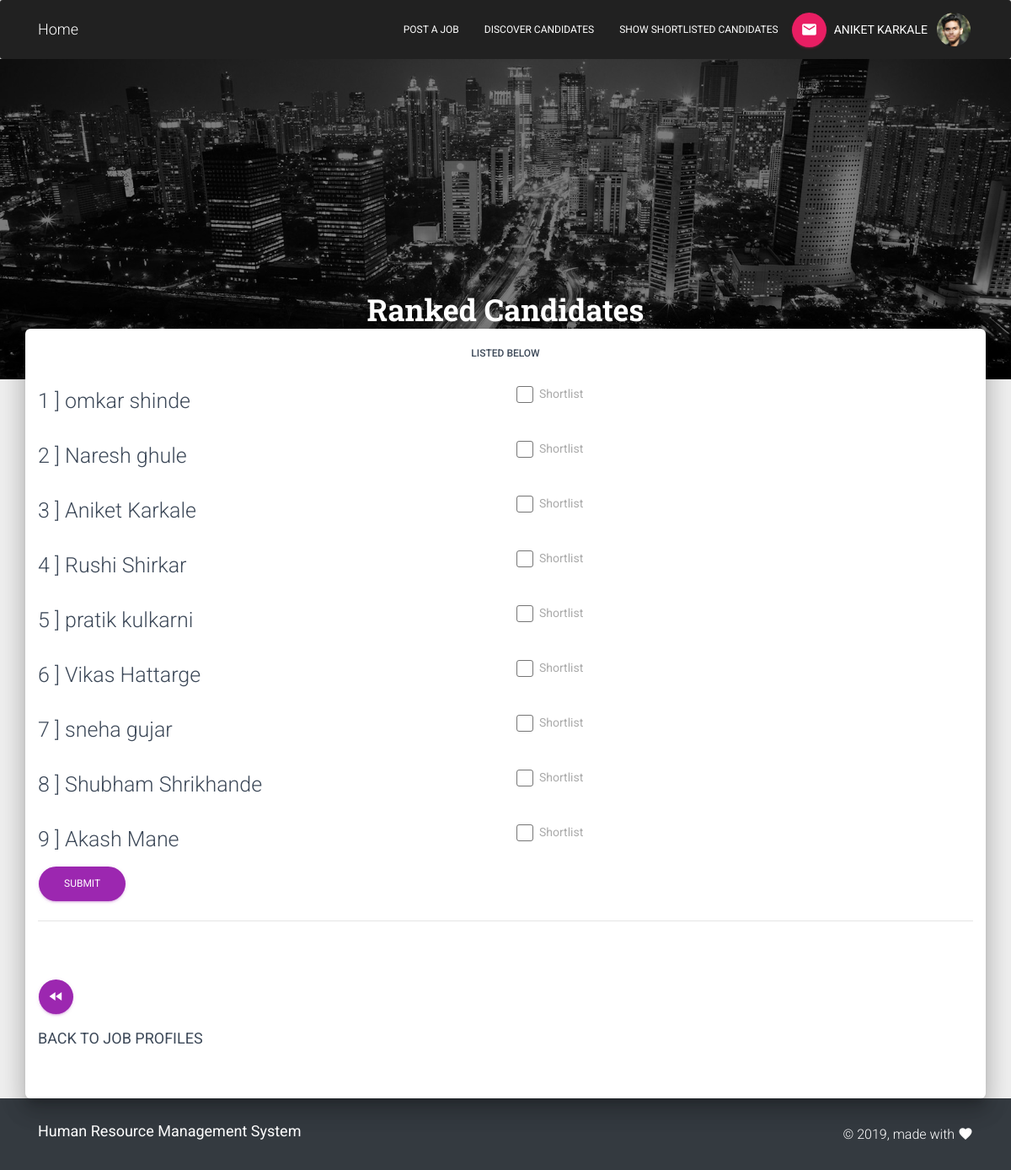
Page /examples/Ranked.php?id=17&job=1234 (signed in) on the committed database.
### tables this page shows
CREATE TABLE `hr` (
  `id` int(11) NOT NULL,
  `firstname` varchar(100) NOT NULL,
  `lastname` varchar(100) NOT NULL,
  `email_id` varchar(100) NOT NULL,
  `password` varchar(100) NOT NULL,
  `img` blob NOT NULL
);

CREATE TABLE `jobapplication` (
  `id` int(11) NOT NULL,
  `firstname` varchar(30) NOT NULL,
  `lastname` varchar(30) NOT NULL,
  `email_id` varchar(40) NOT NULL,
  `password` varchar(100) NOT NULL,
  `img` longblob NOT NULL,
  `dob` date NOT NULL,
  `marital_status` varchar(10) NOT NULL,
  `gender` varchar(20) NOT NULL,
  `contact_no` varchar(20) NOT NULL,
  `alt_contact_no` varchar(20) NOT NULL,
  `present_address` varchar(100) NOT NULL,
  `current_state` varchar(30) NOT NULL,
  `careerobj` varchar(200) NOT NULL,
  `qualification` varchar(10) NOT NULL,
  `special_skill` varchar(50) NOT NULL,
  `ten_passing_year` int(10) NOT NULL,
  `ten_school_name` varchar(100) NOT NULL,
  `ten_board_name` varchar(20) NOT NULL,
  `ten_percentage` double NOT NULL,
  `tew_dip` varchar(10) NOT NULL,
  `tew_dip_passing_year` int(10) NOT NULL,
  `tew_dip_college_name` varchar(100) NOT NULL,
  `tew_dip_board_name` varchar(50) NOT NULL,
  `tewdip_percentage` double NOT NULL,
  `btech_mtech` varchar(10) NOT NULL,
  `btech_mtech_passing_year` int(10) NOT NULL,
  `btech_mtech_college` varchar(100) NOT NULL,
  `btech_mtech_university` varchar(50) NOT NULL,
  `btech_mtech_percentage` double NOT NULL,
  `lang` varchar(5000) NOT NULL,
  `resume` longblob NOT NULL,
  `tech_skill` varchar(5000) NOT NULL,
  `rate` varchar(100) NOT NULL,
  `os` varchar(5000) NOT NULL,
  `certificate` varchar(5000) NOT NULL,
  `training` varchar(5000) NOT NULL,
  `area_interest` varchar(100) NOT NULL,
  `project_name` varchar(5000) NOT NULL,
  `project_duration` varchar(1000) NOT NULL,
  `project_role` varchar(5000) NOT NULL,
  `project_description` varchar(5000) NOT NULL,
  `fresh_expn` varchar(20) NOT NULL,
  `company_name` varchar(5000) NOT NULL,
  `start_date` varchar(5000) NOT NULL,
  `end_date` varchar(5000) NOT NULL,
  `job_tiitle` varchar(5000) NOT NULL,
  `job_description` varchar(3000) NOT NULL,
  `mcq_score` int(20) NOT NULL,
  `attempt` int(10) NOT NULL
);

CREATE TABLE `job_posts` (
  `id` int(11) NOT NULL,
  `company_id` varchar(30) DEFAULT NULL,
  `company_name` varchar(100) NOT NULL,
  `posted_by` varchar(100) NOT NULL,
  `job_code` varchar(10) NOT NULL,
  `priority` enum('Urgent - Immediate','Urgent -1 Week','Urgent - 2 Weeks','Urgent - 4 Weeks','General - Urgent','Unspecified') NOT NULL,
  `hr_email_id` varchar(100) NOT NULL,
  `fax` varchar(15) NOT NULL,
  `telephone` varchar(20) NOT NULL,
  `start_date` date DEFAULT NULL,
  `end_date` date DEFAULT NULL,
  `job_title` varchar(200) NOT NULL,
  `job_type` enum('Permanent','Contract','Temporary','Internship') NOT NULL,
  `job_location` varchar(50) NOT NULL,
  `job_region` varchar(100) DEFAULT NULL,
  `post_date` date DEFAULT NULL,
  `job_description` text NOT NULL,
  `key_responsibilities` text NOT NULL,
  `salary_min` varchar(30) DEFAULT NULL,
  `salary_max` varchar(30) DEFAULT NULL,
  `job_domain` varchar(255) DEFAULT NULL,
  `experience_min` varchar(50) DEFAULT NULL,
  `experience_max` varchar(50) DEFAULT NULL,
  `applicable_for` enum('fresher','experienced') NOT NULL,
  `expected_joining_date` date DEFAULT NULL,
  `skills_required` text,
  `application_email` varchar(100) DEFAULT NULL,
  `closing_date` date DEFAULT NULL,
  `action_summary` text,
  `last_action_date` datetime DEFAULT NULL,
  `candidate_list` text,
  `viewed_list` text,
  `selected_list` text
);

### examples/Ranked.php (the view, shortened to what this page needs)
<?php
 	  $servername = "localhost";
      $username = "root";
      $password = "";
      $dbname = "hrmdss";
      $conn = new mysqli($servername, $username, $password, $dbname);
if(!isset($_SESSION["hruser"]))
   {
    header('location:home.html');
   }
   elseif((time() - $_SESSION['utime'])>=1000)
   {
     header('location:logout.php');
   }
   else
   {
     $user1=$_SESSION["hruser"];
     $sql="SELECT * FROM hr where email_id='$user1'";
     $result = $conn->query($sql);
        if ($result->num_rows > 0)
          {
            $row = $result->fetch_assoc();
          }
          $name=$row['firstname']." ".$row['lastname'];
          $img=$row['img'];
}
?>
<!DOCTYPE html>
<html lang="en">
<head>
  <link rel="stylesheet" href="https://maxcdn.bootstrapcdn.com/font-awesome/latest/css/font-awesome.min.css">
  <link href="../assets/css/material-kit.css?v=2.0.5" rel="stylesheet" />
  <link href="../assets/demo/demo.css" rel="stylesheet" />
</head>
<body class="profile-page sidebar-collapse">
    <nav class="navbar navbar-inverse navbar-expand-lg bg-dark mb-0" role="navigation-demo">
            <div class="container">
              <div class="navbar-translate">
                <a class="navbar-brand" href="hrhome.php">Home</a>
              </div>
              <div class="collapse navbar-collapse">
                <ul class="navbar-nav ml-auto">
                  <li class="nav-item">
                    <a href="job post/job.php" class="nav-link">
                      Post A Job
                    </a>
                  </li>
                  <li class="nav-item">
                    <a href="discover.php" class="nav-link">
                      Discover Candidates
                    </a>
                  </li>
                  <li class="nav-item">
                    <a href="shortlist.php" class="nav-link">
                      Show shortlisted candidates
                    </a>
                  </li>
                  <li class="nav-item">
                    <a href="" class="btn btn-rose btn-raised btn-fab btn-round" data-toggle="dropdown">
                      <i class="material-icons">email</i>
                    </a>
                  </li>
                   <li class="nav-item nav-link">
                    <?php echo $name; ?>
                  </li>
                  <li class="dropdown nav-item">
                    <a href="" class="profile-photo dropdown-toggle nav-link" data-toggle="dropdown">
                      <div class="profile-photo-small">
                        <img src="img/<?php echo $img;?>" alt="Circle Image" class="rounded-circle img-fluid">
                      </div>
                    </a>
                  </li>
                </ul>
              </div>
            </div>
          </nav>
  <div class="page-header header-filter" data-parallax="true" style="background-image: url('../assets/img/city-profile.jpg');"></div>
  <div class="main main-raised">
    <div class="profile-content">
      <div class="container">
        <div class="row">
          <div class="col-md-12 ml-auto mr-auto">
            <div class="profile">
              <div class="name">
                <h2 class="title text-white">Ranked Candidates</h2>
                <h6>Listed Below</h6>
               </div>
           </div>
<?php
$con=mysqli_connect("localhost","root","","hrmdss");
$sql1="Select * from jobapplication";
if ($result=mysqli_query($GLOBALS['con'],$GLOBALS['sql']))
{
  			while ($fieldinfo=mysqli_fetch_array($result))
    		{
					if ($result1=mysqli_query($con,$sql1))
					{
					    	sorted($GLOBALS['sortarray']);
					    	echo "<hr><br><br>";
					}
		   }
}
function calculate($resultset,$fieldinfo)
{
	$key=$resultset['id'];
}
function sorted($sortedarray){
	foreach ($sortedarray as $key=>$id) {
		$sql2="select * from jobapplication where id='$key'";
		if ($result=mysqli_query($GLOBALS['con'],$sql2))
  		{
  			while ($fieldinfo=mysqli_fetch_array($result))
    		{
    			$fname=$fieldinfo['firstname'];
    			$lfname=$fieldinfo['lastname'];
    			$email=$fieldinfo['email_id'];
    			?>
    		<form action="mail.php" method="POST">
    			<div class="row">
    				<div class="col-md-6">
    			<?php
    			echo "<h3>".++$no." ] ".$fname." ".$lfname."</h3>";
    			?></div>
    			<div class="col-md-6">
    			<div class="form-check">
                <br><label class="form-check-label">
                  <input class="form-check-input" type="checkbox" value="<?php echo $email; ?>" name="check_list[]"> Shortlist
                  <span class="form-check-sign">
                    <span class="check"></span>
                  </span>
                </label>
              </div></div></div>
            <?php
    		}
    	}
	}
	  ?>
	  <input class="btn btn-primary  btn-round align-right" type="submit" name="submit">
               </form><?php
}
?>
 <a href="discover.php" class="btn btn-primary btn-fab btn-round">
                <i class="material-icons">fast_rewind</i>
              </a><h4><strong> BACK TO JOB PROFILES</strong></h4><br><br>
              </div>
            </div>
          </div>
        </div>
      </div>
  <footer class="footer footer-default bg-dark text-white">
    <div class="container">
      <nav class="float-left">
        <ul>
          <li>
            <h4><strong>
              Human Resource Management System
            </strong></h4>
          </li>
        </ul>
      </nav>
      <div class="copyright float-right">
        &copy;
        , made with <i class="material-icons">favorite</i>
      </div>
    </div>
  </footer>
</body>
</html>

### assets/demo/demo.css (style rules this page uses)
.title { margin-top: 30px; min-height: 32px; }

### rows in the picture
hr: name "ANIKET KARKALE", img (picture)
jobapplication: firstname "omkar", lastname "shinde"
jobapplication: firstname "Naresh", lastname "ghule"
jobapplication: firstname "Aniket", lastname "Karkale"
jobapplication: firstname "Rushi", lastname "Shirkar"
jobapplication: firstname "pratik", lastname "kulkarni"
jobapplication: firstname "Vikas", lastname "Hattarge"
jobapplication: firstname "sneha", lastname "gujar"
jobapplication: firstname "Shubham", lastname "Shrikhande"
jobapplication: firstname "Akash", lastname "Mane"
